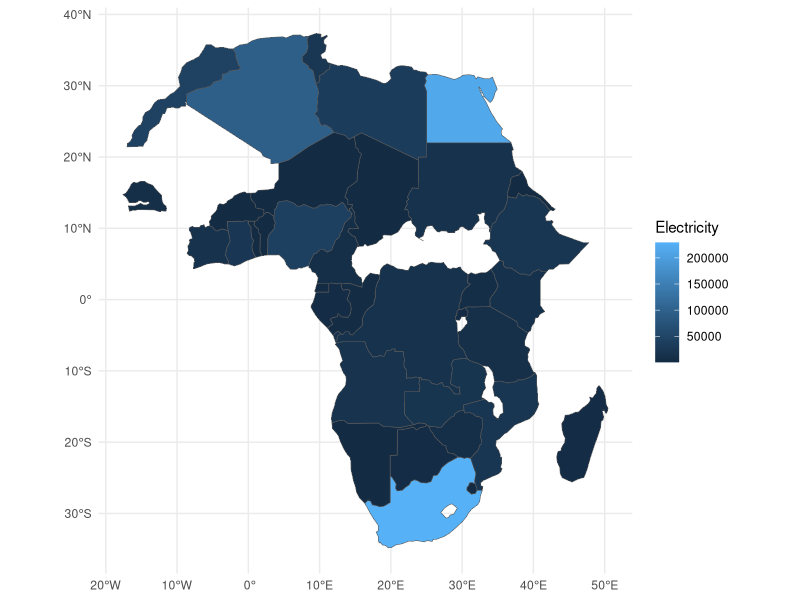

Write the R code that produced this figure.
## ---- chunk 1


## ---- chunk 2
library(rnaturalearth)
library(tidyverse)
#plot(ne_countries(continent = "Africa"))

africa <- ne_countries(continent = "Africa")
electricity <- read_csv("International Energy Agency - Total electricity production, Africa.csv")
africa <- africa |> 
  select(sov_a3, name_long)

africa_electricity <- left_join(africa, electricity, by = join_by("sov_a3" =="ISO3")) |>
  filter(!is.na(Electricity))

ggplot(data = africa_electricity) +
  geom_sf(aes(fill=Electricity)) +
  theme_minimal()
